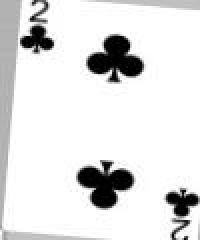
#> input picture Jungmin/augmentation/C2_0_2509.jpg, 100 x 120 px, found by its file name (shown 2 times larger)
$ jupyter execute --allow-errors '1211 Rotate & ABS.ipynb'
#> lines starting #> are read from the running program, lines starting #| are printed output that depends on the picture
[cell 1]
import cv2
import numpy as np
import matplotlib.pyplot as plt
import os

[cell 2]
img = cv2.imread('../../au_dataset/C2_0_2509.jpg', cv2.IMREAD_GRAYSCALE)
#> img is the input picture: shape (120, 100); min 0, max 255, mean 225
plt.imshow(img, cmap = 'gray')
plt.show()

[cell 3]
img.shape
#> Out = (120, 100)

[cell 4]
height, width = img.shape
#> height = 120; width = 100
M = np.float32([[1, 0, 1], [0, 1, -5]]) # 이미지를 왼쪽으로 1, 위으로 5 이동시킵니다. 근거는 5도만큼 돌렸을때 기준점을 옮겨준 것
img_translation = cv2.warpAffine(img, M, (width,height))
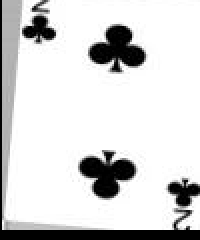
#> img_translation: shape (120, 100) (shown 2 times larger); min 0, max 255, mean 213.6
plt.imshow(img_translation,cmap = 'gray')
plt.show()

[cell 5]
height, width = img_translation.shape
matrix = cv2.getRotationMatrix2D(((width), (height)), 5, 1)
dst = cv2.warpAffine(img_translation, matrix, (width, height))
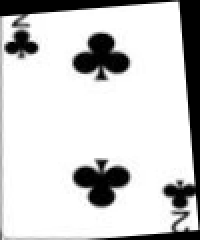
#> dst: shape (120, 100) (shown 2 times larger); min 0, max 255, mean 205.2
plt.imshow(dst,cmap = 'gray')
plt.show()

[cell 6]
C2 = cv2.imread('../../dataset/card_deck1/C2.jpg', cv2.IMREAD_GRAYSCALE)
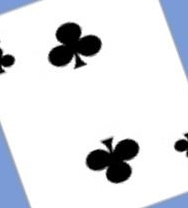
#> input picture Doh/C2.JPG, 188 x 208 px, found by its file name
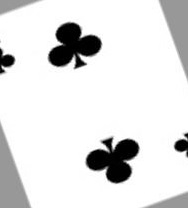
#> C2: shape (208, 188); min 0, max 255, mean 225.2
#> (the rest of this cell did not finish here and is left out)

<br>
32만이면 생각보다 잘나온거라고 볼수있어 ㅇㅇ<br>
근데 5도 돌렸다는거 모르고 픽셀로 계산했으면 4.5도정도 나왔을거야

[cell 7]
plt.imshow(img[:,:15], cmap='gray')
plt.show()
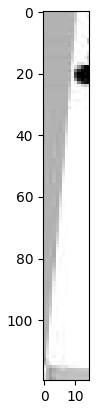
#> figure drawn by matplotlib, 1 panel
# 대충 10픽셀정도 검정색이라고 판단함, 이거는 나중에 cv2.threshold 적용한 이미지를 이용해서 한칸한칸 검정색인지 확인할거같음
# 이제 직각삼각형에 코사인법칙을 이용해서 회전각을 계산하고 옮긴 거리를 예상함
# 이걸 변수에 담아서 하는건 수요일에 할래

[cell 8]
height, width = img.shape
M = np.float32([[1, 0, 1], [0, 1, -5]]) # 이미지를 왼쪽으로 1, 위으로 5 이동시킵니다. 근거는 5도만큼 돌렸을때 기준점을 옮겨준 것
img_translation = cv2.warpAffine(img, M, (width,height))
plt.imshow(img_translation,cmap = 'gray')
plt.show()

[cell 9]
height, width = img_translation.shape
matrix = cv2.getRotationMatrix2D(((width), (height)), 4.5, 1)
dst = cv2.warpAffine(img_translation, matrix, (width, height))
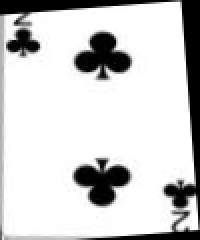
#> dst: shape (120, 100) (shown 2 times larger); min 0, max 255, mean 206.5
plt.imshow(dst,cmap = 'gray')
plt.show()
